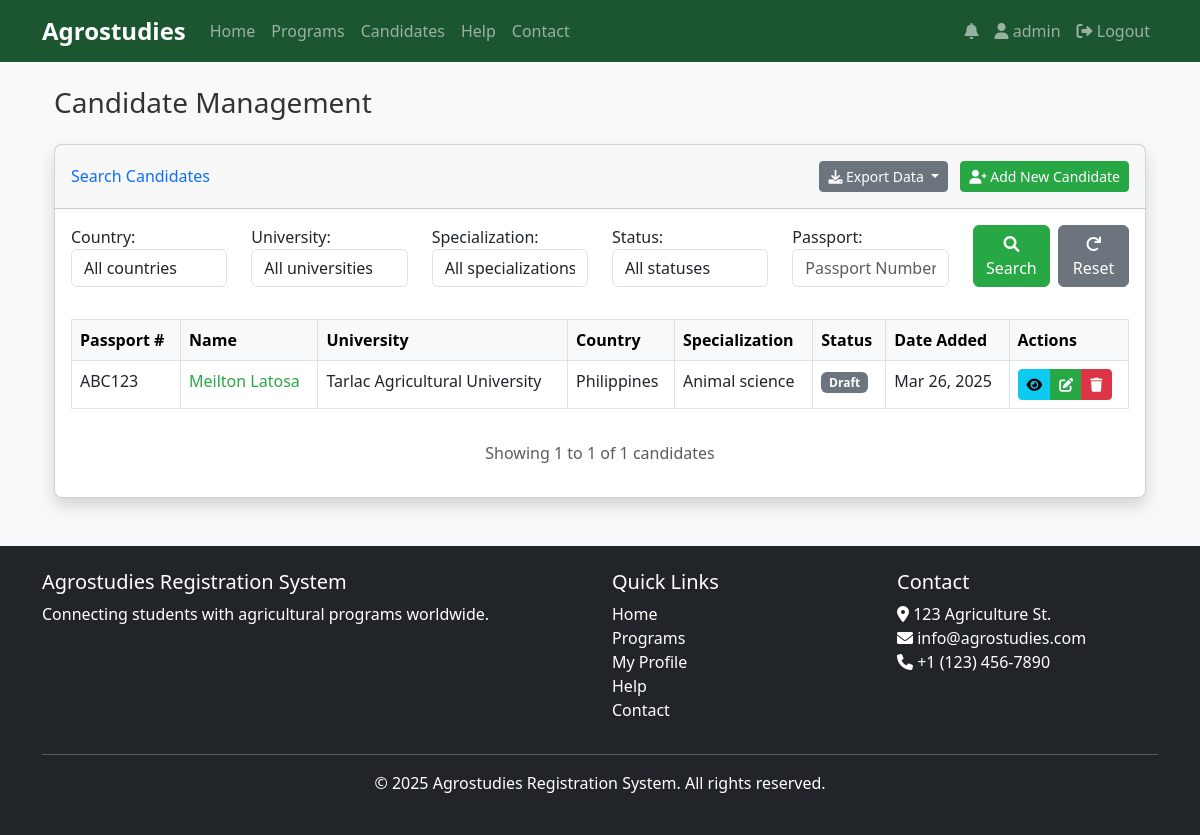
The page /candidates/ (signed in) on the database its author committed.
### core/models.py (models this page shows, shortened)
class Candidate(models.Model):
    DRAFT = 'Draft'
    NEW = 'New'
    FIXED = 'Fixed'
    APPROVED = 'Approved'
    REJECTED = 'Rejected'
    QUIT = 'Quit'
    STATUS_CHOICES = [
        (DRAFT, 'Draft'),
        (NEW, 'New'),
        (FIXED, 'Fixed'),
        (APPROVED, 'Approved'),
        (REJECTED, 'Rejected'),
        (QUIT, 'Quit'),
    ]
    passport_number = models.CharField(max_length=20)
    first_name = models.CharField(max_length=100)
    last_name = models.CharField(max_length=100)
    email = models.EmailField(blank=True, null=True)
    date_of_birth = models.DateField()
    country_of_birth = models.CharField(max_length=100)
    nationality = models.CharField(max_length=100)
    religion = models.CharField(max_length=100, blank=True, null=True)
    father_name = models.CharField(max_length=100, blank=True, null=True)
    mother_name = models.CharField(max_length=100, blank=True, null=True)
    passport_issue_date = models.DateField()
    passport_expiry_date = models.DateField()
    GENDER_CHOICES = [
        ('Male', 'Male'),
        ('Female', 'Female'),
        ('Other', 'Other'),
    ]
    gender = models.CharField(max_length=10, choices=GENDER_CHOICES)
    shoes_size = models.CharField(max_length=10, blank=True, null=True)
    shirt_size = models.CharField(max_length=10, blank=True, null=True)
    university = models.ForeignKey(University, on_delete=models.CASCADE)
    year_graduated = models.IntegerField(blank=True, null=True)
    specialization = models.CharField(max_length=100)
    secondary_specialization = models.CharField(max_length=100, blank=True, null=True)
    SMOKING_CHOICES = [
        ('Never', 'Never'),
        ('Sometimes', 'Sometimes'),
        ('Often', 'Often'),
    ]
    smokes = models.CharField(max_length=10, choices=SMOKING_CHOICES, default='Never')
    status = models.CharField(max_length=20, choices=STATUS_CHOICES, default=DRAFT)
    created_at = models.DateTimeField(auto_now_add=True)
    updated_at = models.DateTimeField(auto_now=True)
    passport_scan = models.FileField(upload_to='passports/', blank=True, null=True)
    tor = models.FileField(upload_to='documents/tor/', blank=True, null=True)
    nc2_tesda = models.FileField(upload_to='documents/tesda/', blank=True, null=True)
    diploma = models.FileField(upload_to='documents/diploma/', blank=True, null=True)
    good_moral = models.FileField(upload_to='documents/moral/', blank=True, null=True)
    nbi_clearance = models.FileField(upload_to='documents/nbi/', blank=True, null=True)
    created_by = models.ForeignKey(User, on_delete=models.CASCADE, related_name='created_candidates')
    class Meta:
        unique_together = ('passport_number', 'university')

class University(models.Model):
    name = models.CharField(max_length=200)
    code = models.CharField(max_length=20, unique=True)
    country = models.CharField(max_length=100)
    class Meta:
        verbose_name_plural = "Universities"

### core/views.py (the view, shortened to what this page needs)
# urls.py: path('candidates/', views.candidate_list, name='candidate_list'),
@login_required
def candidate_list(request):
    if not request.user.is_staff:
        messages.error(request, 'You do not have permission to access this page.')
        return redirect('index')
    candidates = Candidate.objects.all().order_by('-created_at')
    form = CandidateSearchForm(request.GET)
    if form.is_valid():
        country = form.cleaned_data.get('country')
        if country:
            candidates = candidates.filter(university__country=country)
        university = form.cleaned_data.get('university')
        if university:
            candidates = candidates.filter(university__code=university)
        specialization = form.cleaned_data.get('specialization')
        if specialization:
            candidates = candidates.filter(specialization=specialization)
        status = form.cleaned_data.get('status')
        if status:
            candidates = candidates.filter(status=status)
        passport = form.cleaned_data.get('passport')
        if passport:
            candidates = candidates.filter(passport_number__icontains=passport)
    export_format = request.GET.get('export')
    paginator = Paginator(candidates, 15)  # Show 15 candidates per page
    page_number = request.GET.get('page')
    page_obj = paginator.get_page(page_number)
    return render(request, 'candidate_list.html', {
        'page_obj': page_obj,
        'form': form,
        'status_colors': {
            'Draft': 'secondary',
            'New': 'info',
            'Fixed': 'primary',
            'Approved': 'success',
            'Rejected': 'danger',
            'Quit': 'warning'
        }
    })

### core/context_processors.py (called while the page is built)
def notification_count(request):
    if request.user.is_authenticated:
        unread_count = Notification.objects.filter(user=request.user, read=False).count()
        return {
            'unread_notifications_count': unread_count
        }
    return {
        'unread_notifications_count': 0
    }

### core/templatetags/custom_filters.py (called while the page is built)
@register.filter(name='get_item')
def get_item(dictionary, key):
    return dictionary.get(key, '')

### templates/candidate_list.html (shortened to what this page needs)
{% extends 'base.html' %}
{% load custom_filters %}
{% block content %}
<div class="container-fluid">
    <h1 class="h3 mb-4">Candidate Management</h1>
    <div class="card shadow mb-4">
        <div class="card-header py-3 d-flex flex-row align-items-center justify-content-between">
            <h6 class="m-0 font-weight-bold text-primary">Search Candidates</h6>
            <div>
                <div class="dropdown d-inline-block me-2">
                    <button class="btn btn-secondary btn-sm dropdown-toggle" type="button" id="exportDropdown" data-bs-toggle="dropdown" aria-expanded="false">
                        <i class="fas fa-download"></i> Export Data
                    </button>
                </div>
                <a href="{% url 'add_candidate' %}" class="btn btn-primary btn-sm">
                    <i class="fas fa-user-plus"></i> Add New Candidate
                </a>
            </div>
        </div>
        <div class="card-body">
            <form method="get" class="mb-4">
                <div class="row">
                    <div class="col-md-2">
                        <div class="form-group mb-2">
                            {{ form.country.label_tag }}
                            {{ form.country }}
                        </div>
                    </div>
                    <div class="col-md-2">
                        <div class="form-group mb-2">
                            {{ form.university.label_tag }}
                            {{ form.university }}
                        </div>
                    </div>
                    <div class="col-md-2">
                        <div class="form-group mb-2">
                            {{ form.specialization.label_tag }}
                            {{ form.specialization }}
                        </div>
                    </div>
                    <div class="col-md-2">
                        <div class="form-group mb-2">
                            {{ form.status.label_tag }}
                            {{ form.status }}
                        </div>
                    </div>
                    <div class="col-md-2">
                        <div class="form-group mb-2">
                            {{ form.passport.label_tag }}
                            {{ form.passport }}
                        </div>
                    </div>
                    <div class="col-md-2 d-flex align-items-end">
                        <button type="submit" class="btn btn-primary mb-2 me-2">
                            <i class="fas fa-search"></i> Search
                        </button>
                        <a href="{% url 'candidate_list' %}" class="btn btn-secondary mb-2">
                            <i class="fas fa-redo"></i> Reset
                        </a>
                    </div>
                </div>
            </form>
            {% if page_obj %}
                <div class="table-responsive">
                    <table class="table table-bordered table-hover">
                        <thead class="table-light">
                            <tr>
                                <th>Passport #</th>
                                <th>Name</th>
                                <th>University</th>
                                <th>Country</th>
                                <th>Specialization</th>
                                <th>Status</th>
                                <th>Date Added</th>
                                <th>Actions</th>
                            </tr>
                        </thead>
                        <tbody>
                            {% for candidate in page_obj %}
                                <tr>
                                    <td>{{ candidate.passport_number }}</td>
                                    <td>
                                        <a href="{% url 'view_candidate' candidate.id %}">
                                            {{ candidate.first_name }} {{ candidate.last_name }}
                                        </a>
                                    </td>
                                    <td>{{ candidate.university.name }}</td>
                                    <td>{{ candidate.university.country }}</td>
                                    <td>{{ candidate.specialization }}</td>
                                    <td>
                                        <span class="badge bg-{{ status_colors|get_item:candidate.status }}">
                                            {{ candidate.status }}
                                        </span>
                                    </td>
                                    <td>{{ candidate.created_at|date:"M d, Y" }}</td>
                                    <td>
                                        <div class="btn-group" role="group">
                                            <a href="{% url 'view_candidate' candidate.id %}" class="btn btn-info btn-sm" title="View">
                                                <i class="fas fa-eye"></i>
                                            </a>
                                            <a href="{% url 'edit_candidate' candidate.id %}" class="btn btn-primary btn-sm" title="Edit">
                                                <i class="fas fa-edit"></i>
                                            </a>
                                            <a href="{% url 'delete_candidate' candidate.id %}" class="btn btn-danger btn-sm" title="Delete">
                                                <i class="fas fa-trash"></i>
                                            </a>
                                        </div>
                                    </td>
                                </tr>
                            {% endfor %}
                        </tbody>
                    </table>
                </div>
                <div class="mt-3 text-center">
                    <p class="text-muted">
                        Showing {{ page_obj.start_index }} to {{ page_obj.end_index }} of {{ page_obj.paginator.count }} candidates
                    </p>
                </div>
            {% else %}
                <div class="alert alert-info text-center">
                    <i class="fas fa-info-circle me-2"></i> No candidates found matching your criteria.
                </div>
            {% endif %}
        </div>
    </div>
</div>
{% endblock %}

### templates/base.html (shortened to what this page needs)
<!DOCTYPE html>
<html lang="en">
<head>
    <link href="https://cdn.jsdelivr.net/npm/bootstrap@5.3.0/dist/css/bootstrap.min.css" rel="stylesheet">
    <link rel="stylesheet" href="https://cdnjs.cloudflare.com/ajax/libs/font-awesome/6.0.0/css/all.min.css">
    <link rel="stylesheet" href="/static/css/main.css">
</head>
<body>
    <nav class="navbar navbar-expand-lg navbar-dark bg-dark">
        <div class="container">
            <a class="navbar-brand" href="{% url 'index' %}">Agrostudies</a>
            <div class="collapse navbar-collapse" id="navbarNav">
                <ul class="navbar-nav me-auto">
                    <li class="nav-item">
                        <a class="nav-link" href="{% url 'index' %}">Home</a>
                    </li>
                    <li class="nav-item">
                        <a class="nav-link" href="{% url 'program_list' %}">Programs</a>
                    </li>
                    {% if user.is_staff %}
                    <li class="nav-item">
                        <a class="nav-link" href="{% url 'candidate_list' %}">Candidates</a>
                    </li>
                    {% endif %}
                    <li class="nav-item">
                        <a class="nav-link" href="{% url 'help' %}">Help</a>
                    </li>
                    <li class="nav-item">
                        <a class="nav-link" href="{% url 'contact' %}">Contact</a>
                    </li>
                </ul>
                <ul class="navbar-nav ms-auto">
                    {% if user.is_authenticated %}
                        <li class="nav-item">
                            <a class="nav-link" href="{% url 'notifications' %}">
                                <i class="fas fa-bell"></i>
                            </a>
                        </li>
                        <li class="nav-item">
                            <a class="nav-link" href="{% url 'profile' %}">
                                <i class="fas fa-user"></i> {{ user.username }}
                            </a>
                        </li>
                        <li class="nav-item">
                            <a class="nav-link" href="{% url 'logout' %}">
                                <i class="fas fa-sign-out-alt"></i> Logout
                            </a>
                        </li>
                    {% endif %}
                </ul>
            </div>
        </div>
    </nav>
    <main class="container my-4">
        {% block content %}{% endblock %}
    </main>
    <footer class="bg-dark text-white py-4 mt-5">
        <div class="container">
            <div class="row">
                <div class="col-md-6">
                    <h5>Agrostudies Registration System</h5>
                    <p>Connecting students with agricultural programs worldwide.</p>
                </div>
                <div class="col-md-3">
                    <h5>Quick Links</h5>
                    <ul class="list-unstyled">
                        <li><a href="{% url 'index' %}" class="text-white">Home</a></li>
                        <li><a href="{% url 'program_list' %}" class="text-white">Programs</a></li>
                        {% if user.is_authenticated %}
                            <li><a href="{% url 'profile' %}" class="text-white">My Profile</a></li>
                        {% else %}
                            <li><a href="{% url 'login' %}" class="text-white">Login</a></li>
                            <li><a href="{% url 'register' %}" class="text-white">Register</a></li>
                        {% endif %}
                        <li><a href="{% url 'help' %}" class="text-white">Help</a></li>
                        <li><a href="{% url 'contact' %}" class="text-white">Contact</a></li>
                    </ul>
                </div>
                <div class="col-md-3">
                    <h5>Contact</h5>
                    <address>
                        <i class="fas fa-map-marker-alt"></i> 123 Agriculture St.<br>
                        <i class="fas fa-envelope"></i> info@agrostudies.com<br>
                        <i class="fas fa-phone"></i> +1 (123) 456-7890
                    </address>
                </div>
            </div>
            <hr>
            <div class="text-center">
                <p>&copy; {% now "Y" %} Agrostudies Registration System. All rights reserved.</p>
            </div>
        </div>
    </footer>
</body>
</html>

### static/css/main.css (style rules this page uses)
body { font-family: 'Segoe UI', Tahoma, Geneva, Verdana, sans-serif; background-color: #f8f9fa; color: #333; }
a { color: #28a745; text-decoration: none; }
.btn-primary { background-color: #28a745; border-color: #28a745; }
.navbar-dark { background-color: #1c5631 !important; }
.navbar-brand { font-weight: bold; font-size: 1.5rem; }
.card { border-radius: 8px; box-shadow: 0 2px 8px rgba(0,0,0,0.1); transition: transform 0.3s ease; }
footer { background-color: #1c5631 !important; }
footer a { transition: opacity 0.2s ease; }

### rows shown on the page
Candidate: passport_number "ABC123", first_name "Meilton", last_name "Latosa", university.name "Tarlac Agricultural University", university.country "Philippines", specialization "Animal science", status "Draft", created_at "Mar 26, 2025"

### other values the page prints
{{ user.username }} "admin"
{{ page_obj.start_index }} "1"
{{ page_obj.end_index }} "1"
{{ page_obj.paginator.count }} "1"
